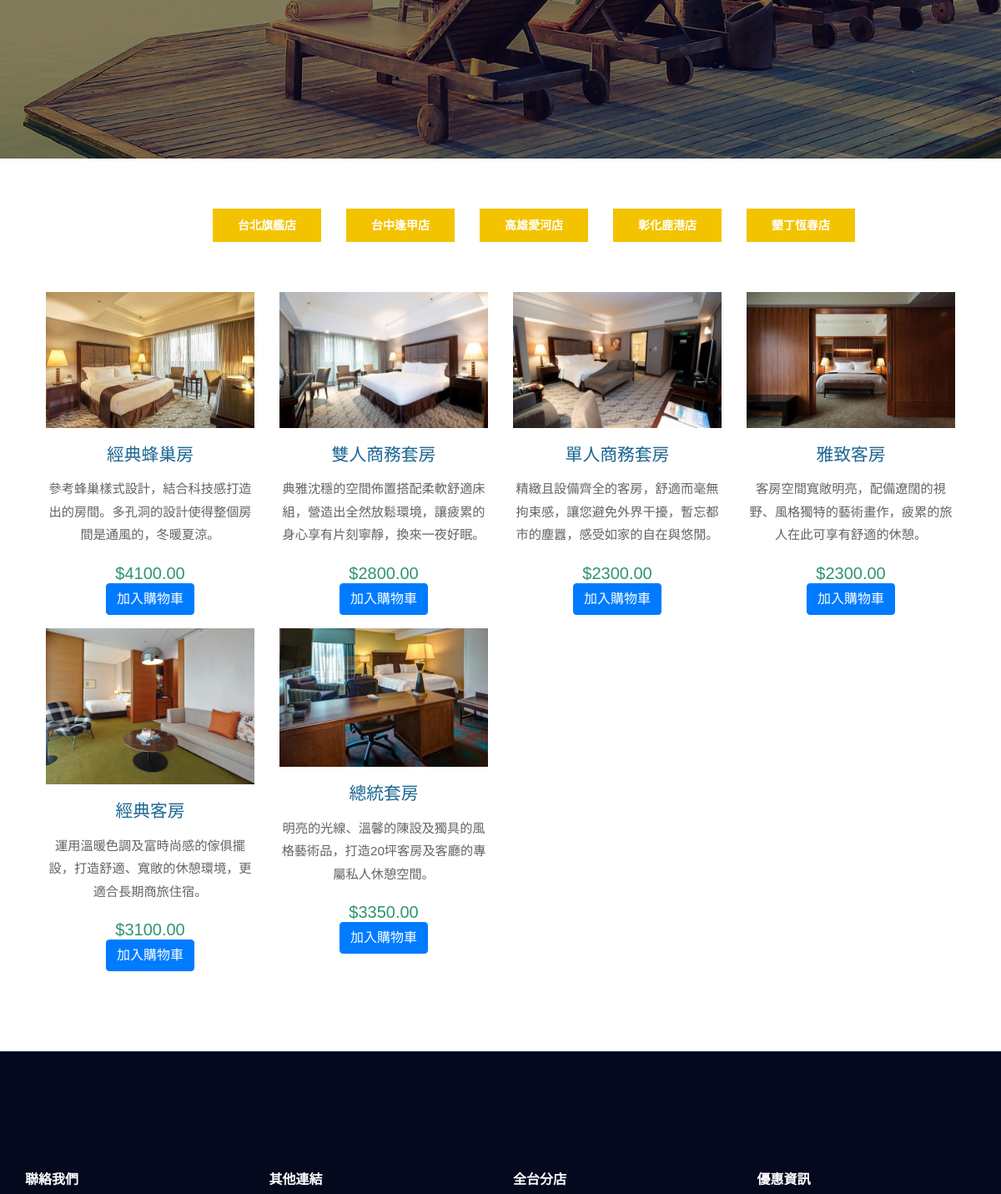
Page /book.php (middle part) on the earlier database version.
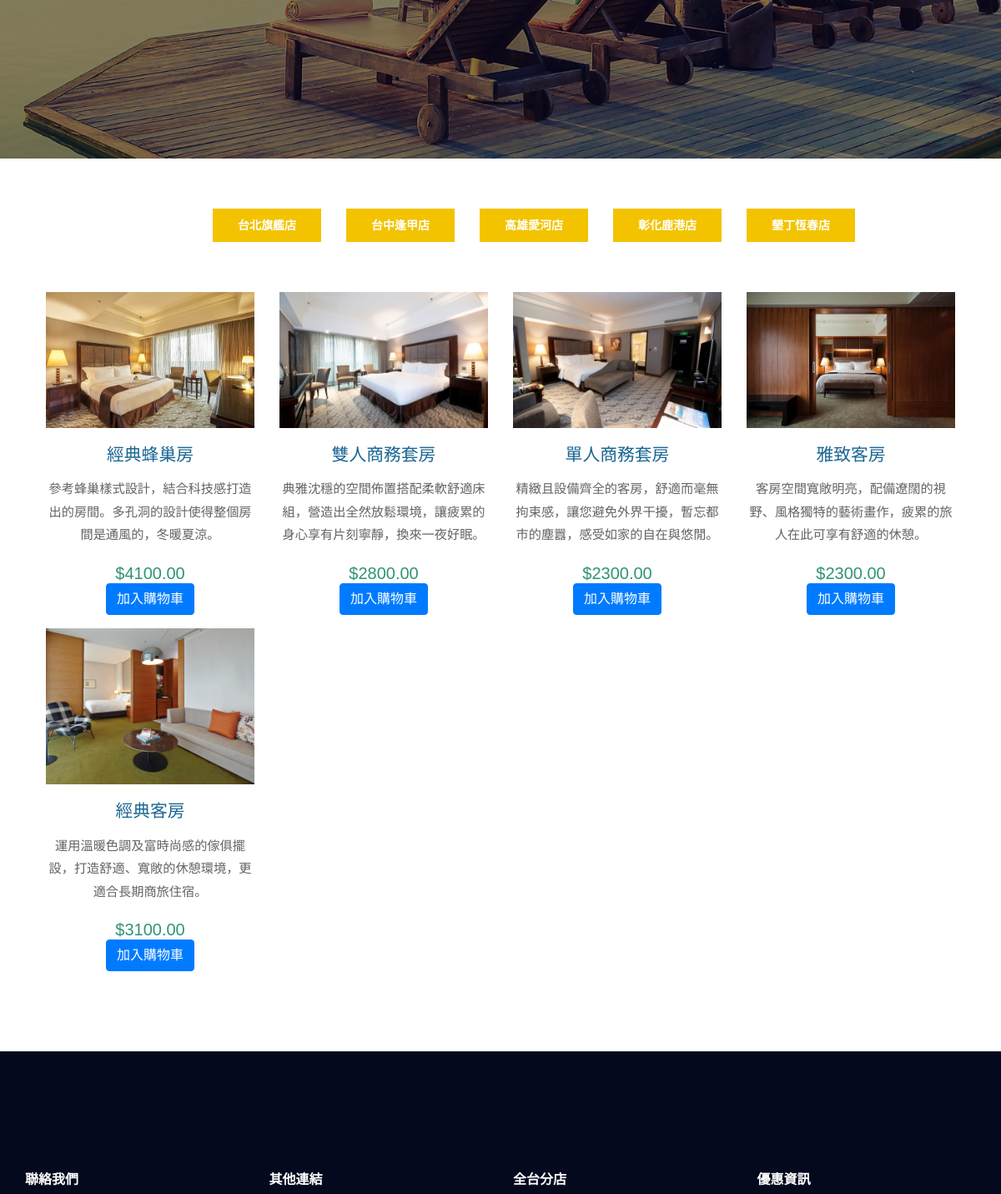
Same page on the later database version.
### tables this page shows
CREATE TABLE `product` (
  `pno` int(11) NOT NULL,
  `pname` varchar(30) NOT NULL,
  `description` varchar(100) NOT NULL,
  `file_type` varchar(20) NOT NULL,
  `unitprice` decimal(10,2) NOT NULL,
  `category` varchar(20) NOT NULL
);

### book.php (the view, shortened to what this page needs)
<!DOCTYPE html>
<html lang="en">
<?php
    if(isset($_POST['require_category']))
    {
        $category = $_POST['require_category'];
    }
    else {
        $category = '台北旗艦店';
    }
    $items = "";
    $items .= '<div id="tm-gallery-page-' . $category . '" class="tm-gallery-page">';
    $link = mysqli_connect("localhost","root","");
    mysqli_select_db($link, "beehotel");
    mysqli_query($link, "SET NAMES UTF8");
    if($result = mysqli_query($link,"SELECT * FROM product WHERE category = '$category'"))
    {
        $bought_items = array();
        while($room = mysqli_fetch_assoc($result)) {
            $pno = $room['pno'];
            $pname = $room['pname'];
            $description = $room['description'];
            $file_type = $room['file_type'];
            $unitprice = $room['unitprice'];
            $cart_operation='';
            $status_of_item='';
            $text_of_item='';
            if(isset($_SESSION['account'])) {
                if(sizeof($bought_items)!=0){
                    for($i=0;$i<sizeof($bought_items);$i++) {
                    if($pno==$bought_items[$i])
                    {
                        $status_of_item = 'btn-danger';
                        $text_of_item = '移出';
                        $cart_operation = 'remove';
                        break;
                    }
                    else {
                        $status_of_item = 'btn-primary';
                        $text_of_item = '加入';
                        $cart_operation = 'add';
                    }
                }
                }else{
                    $status_of_item = 'btn-primary';
                    $text_of_item = '加入';
                    $cart_operation = 'add';
                }
            }
            else {
                $status_of_item = 'btn-primary';
                $text_of_item = '加入';
                $cart_operation = 'add';
            }
            $item="";
            $item .= '
            <article class="col-lg-3 col-md-4 col-sm-6 col-12 tm-gallery-item">' .
                '<figure>'.
                    '<a href="./product.php">'.
                        '<img src="images/product/' . $file_type .
                        '" alt="Image" class="img-fluid tm-gallery-img" />'.
                    '</a>'.
                    '<figcaption style="text-align: center;">'.
                        '<h4 class="tm-gallery-title">'.
                            $pname.
                        '</h4>'.
                        '<p class="tm-gallery-description">'.
                            $description.
                        '</p>'.
                        '<section class="tm-gallery-price">$'.
                            $unitprice.
                        '</section>'.
                        '<form action="" method="post" >'.
                            '<input type="hidden" name="cart_operation" value="'.$cart_operation.'">'.
                            '<input type="hidden" name="cart_item_id" value="'.$pno.'">'.
                            '<button id="p'. $pno .'" class="btn '. $status_of_item .'" type = submit>'.
                                $text_of_item .'購物車' .
                            '</button>'.
                        '</form>'.
                    '</figcaption>'.
                '</figure>'.
            '</article>';
            $items .= $item;
        }
    }
    $items .= '</div>';
?>
<head>
    <link href="css/book.css" rel="stylesheet" />
    <?php include("import.php") ?>
</head>
<body>
    <?php include("nav.php") ?>
    <section class="banner_area">
        <div class="booking_table d_flex align-items-center">
            <div class="overlay bg-parallax" data-stellar-ratio="0.9" data-stellar-vertical-offset="0"
                data-background=""></div>
        </div>
    </section>
    <section style="padding: 5% 20%; display:flex;">
        <span  class="col col-sm"><form action="" method="post" ><input type="hidden" name='require_category' value="台北旗艦店"><input type="submit" class="btn theme_btn button_hover" value = "台北旗艦店"></form></span>
        <span  class="col col-sm"><form action="" method="post" ><input type="hidden" name='require_category' value="台中逢甲店"><input type="submit" class="btn theme_btn button_hover" value = "台中逢甲店"></form></span>
        <span  class="col col-sm"><form action="" method="post" ><input type="hidden" name='require_category' value="高雄愛河店"><input type="submit" class="btn theme_btn button_hover" value = "高雄愛河店"></form></span>
        <span  class="col col-sm"><form action="" method="post" ><input type="hidden" name='require_category' value="彰化鹿港店"><input type="submit" class="btn theme_btn button_hover" value = "彰化鹿港店"></form></span>
        <span  class="col col-sm"><form action="" method="post" ><input type="hidden" name='require_category' value="墾丁恆春店"><input type="submit" class="btn theme_btn button_hover" value = "墾丁恆春店"></form></span>
    </section>
    <div class="row tm-gallery">
        <?php echo $items; ?>
    </div>
    <?php include("footer.php") ?>
</body>
</html>

Differences in the rows shown:
no longer on this page (row edited): product: file_type (picture), pname "總統套房", description "明亮的光線、溫馨的陳設及獨具的風格藝術品，打造20坪客房及客廳的專屬私人休憩空間。", unitprice "3350.00"
Other differences:
$text_of_item: "加入 加入 加入 加入 加入 加入" → "加入 加入 加入 加入 加入"
text no longer shown: "$ $ $ $ $ $ 購物車 購物車 購物車 購物車 購物車 購物車"
text now shown: "$ $ $ $ $ 購物車 購物車 購物車 購物車 購物車"
